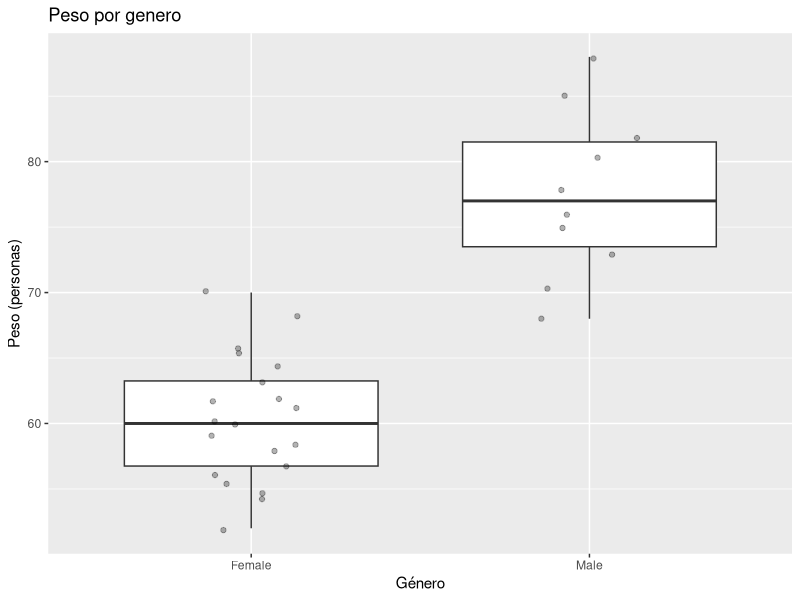

Reproduce this figure in R.
## ---- chunk 1
#| include: false

library(readr)
my_data <- read_csv("../data/student-dataset.csv")
## ---- chunk 2
library(ggplot2)

ggplot(my_data, aes(x = Gender, y = Weight_kg)) +
  geom_boxplot() +
  geom_jitter(width = 0.15, alpha = 0.3) +
  labs(
    title = "Peso por genero",
    x = "Género",
    y = "Peso (personas)"
  )
